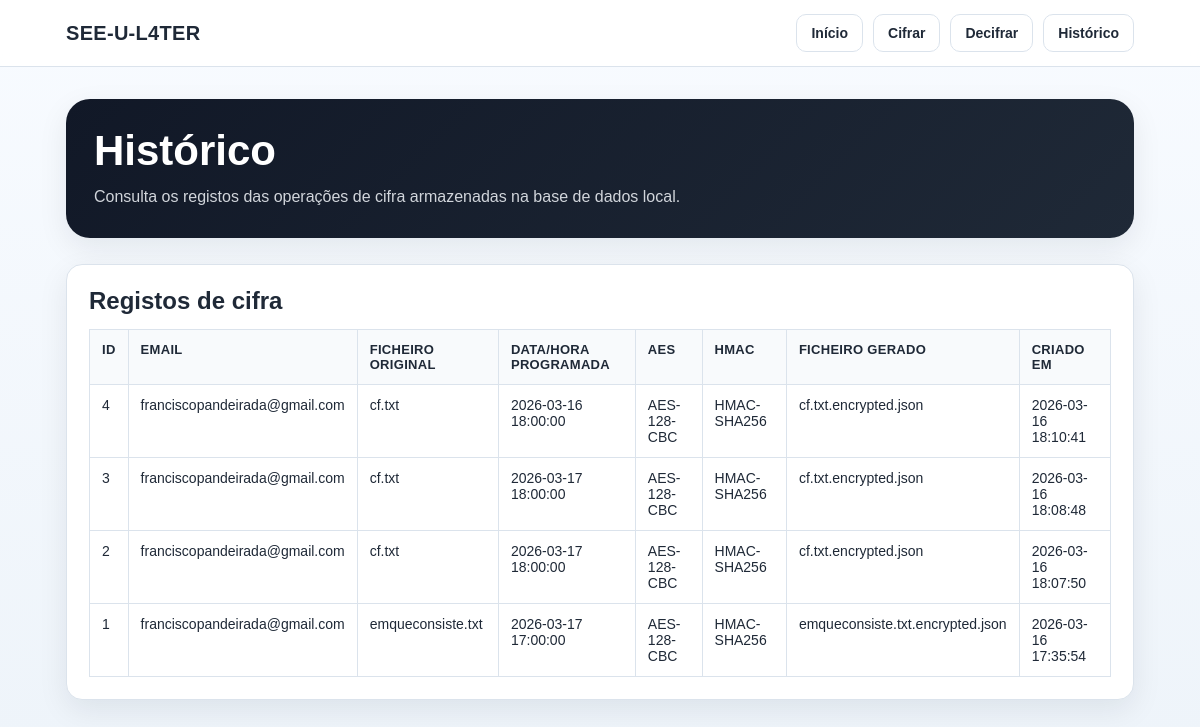
Before: /history with the older database file.
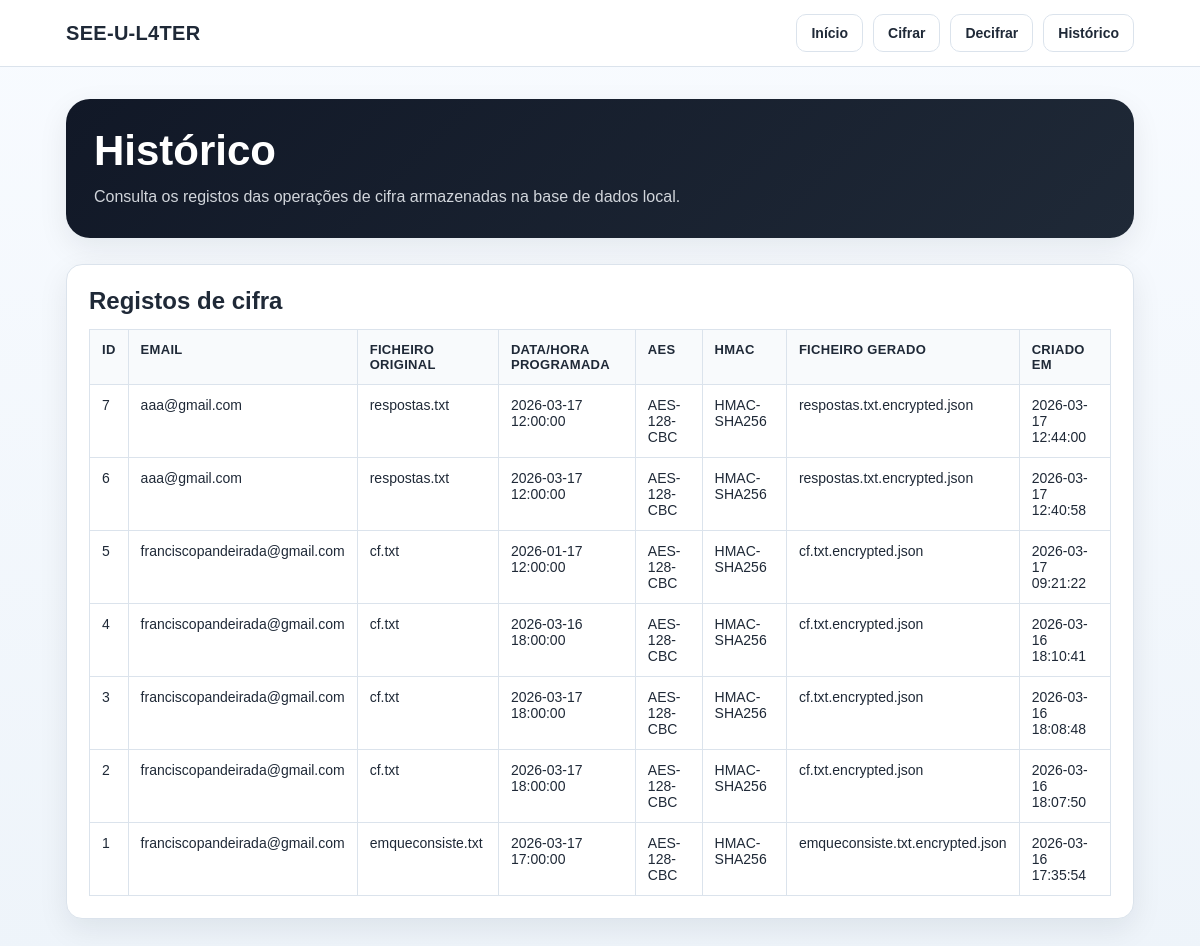
After: the same page with the newer database file.
### tables this page shows
CREATE TABLE encrypted_files (
            id INTEGER PRIMARY KEY AUTOINCREMENT,
            email TEXT NOT NULL,
            original_filename TEXT NOT NULL,
            scheduled_datetime TEXT NOT NULL,
            aes_mode TEXT NOT NULL,
            hmac_mode TEXT NOT NULL,
            file_path TEXT NOT NULL,
            created_at TEXT NOT NULL
        );

### server/app.py (the view)
@app.route("/history")
def history_page():
    records = get_all_encrypted_files()
    return render_template("history.html", records=records)

### server/db.py (called while the page is built)
def get_connection():
    os.makedirs(os.path.dirname(DATABASE_PATH), exist_ok=True)
    conn = sqlite3.connect(DATABASE_PATH)
    conn.row_factory = sqlite3.Row
    return conn

### server/models.py (called while the page is built)
def get_all_encrypted_files():
    conn = get_connection()
    cursor = conn.cursor()
    cursor.execute("SELECT * FROM encrypted_files ORDER BY id DESC")
    rows = cursor.fetchall()
    conn.close()
    return rows

### server/templates/history.html (shortened to what this page needs)
<!DOCTYPE html>
<html lang="pt">
<head>
    <link rel="stylesheet" href="{{ url_for('static', filename='style.css') }}">
</head>
<body>
    <header class="navbar">
        <div class="navbar-inner">
            <div class="brand">SEE-U-L4TER</div>
            <nav class="nav-links">
                <a href="{{ url_for('index') }}">Início</a>
                <a href="{{ url_for('encrypt_page') }}">Cifrar</a>
                <a href="{{ url_for('decrypt_page') }}">Decifrar</a>
                <a href="{{ url_for('history_page') }}">Histórico</a>
            </nav>
        </div>
    </header>
    <main class="page">
        <section class="hero">
            <h1>Histórico</h1>
            <p>
                Consulta os registos das operações de cifra armazenadas na base de dados local.
            </p>
        </section>
        <section class="card">
            <h2>Registos de cifra</h2>
            {% if records %}
            <div class="table-wrapper">
                <table>
                    <thead>
                        <tr>
                            <th>ID</th>
                            <th>Email</th>
                            <th>Ficheiro original</th>
                            <th>Data/hora programada</th>
                            <th>AES</th>
                            <th>HMAC</th>
                            <th>Ficheiro gerado</th>
                            <th>Criado em</th>
                        </tr>
                    </thead>
                    <tbody>
                        {% for record in records %}
                        <tr>
                            <td>{{ record.id }}</td>
                            <td>{{ record.email }}</td>
                            <td>{{ record.original_filename }}</td>
                            <td>{{ record.scheduled_datetime }}</td>
                            <td>{{ record.aes_mode }}</td>
                            <td>{{ record.hmac_mode }}</td>
                            <td>{{ record.file_path }}</td>
                            <td>{{ record.created_at }}</td>
                        </tr>
                        {% endfor %}
                    </tbody>
                </table>
            </div>
            {% else %}
            <p class="section-text">Ainda não existem registos guardados.</p>
            {% endif %}
        </section>
    </main>
</body>
</html>

### server/static/style.css (style rules this page uses)
* { box-sizing: border-box; }
:root { --bg: #f4f7fb; --card: #ffffff; --text: #1f2937; --muted: #6b7280; --border: #dbe3ec; --primary: #111827; --primary-soft: #eef2ff; --success-bg: #eefbf3; --success-border: #16a34a; --error-bg: #ffe8e8; --error-border: #dc2626; --shadow: 0 10px 30px rgba(15, 23, 42, 0.08); --radius: 16px; }
body { margin: 0; font-family: Arial, sans-serif; color: var(--text); background: linear-gradient(180deg, #f8fbff 0%, #eef4fa 100%); }
.navbar { position: sticky; top: 0; z-index: 20; background: rgba(255, 255, 255, 0.9); backdrop-filter: blur(10px); border-bottom: 1px solid var(--border); }
.navbar-inner { max-width: 1100px; margin: 0 auto; padding: 14px 16px; display: flex; justify-content: space-between; align-items: center; gap: 16px; }
.brand { font-size: 20px; font-weight: 800; letter-spacing: 0.3px; }
.nav-links { display: flex; gap: 10px; flex-wrap: wrap; }
.nav-links a { text-decoration: none; color: var(--text); background: #fff; border: 1px solid var(--border); padding: 10px 14px; border-radius: 10px; font-size: 14px; font-weight: 700; transition: 0.2s ease; }
.page { max-width: 1100px; margin: 0 auto; padding: 32px 16px 40px; }
.hero { margin-bottom: 26px; padding: 28px; border-radius: 24px; background: linear-gradient(135deg, #111827 0%, #1f2937 100%); color: white; box-shadow: var(--shadow); }
.hero h1 { margin: 0 0 10px 0; font-size: 42px; }
.hero p { margin: 0; max-width: 720px; color: #d1d5db; line-height: 1.55; }
.card { background: var(--card); border: 1px solid var(--border); border-radius: var(--radius); box-shadow: var(--shadow); padding: 22px; }
.card h2 { margin-top: 0; margin-bottom: 8px; font-size: 24px; }
.table-wrapper { overflow-x: auto; margin-top: 14px; }
table { width: 100%; border-collapse: collapse; font-size: 14px; background: white; }
th, td { padding: 12px; text-align: left; vertical-align: top; border: 1px solid var(--border); }
th { background: #f8fafc; font-size: 13px; text-transform: uppercase; letter-spacing: 0.3px; }

Changed rows visible on the page:
added encrypted_files: id "7", email "aaa@gmail.com", original_filename "respostas.txt", scheduled_datetime "2026-03-17 12:00:00", aes_mode "AES-128-CBC", hmac_mode "HMAC-SHA256", file_path "respostas.txt.encrypted.json", created_at "2026-03-17 12:44:00"
added encrypted_files: id "6", email "aaa@gmail.com", original_filename "respostas.txt", scheduled_datetime "2026-03-17 12:00:00", aes_mode "AES-128-CBC", hmac_mode "HMAC-SHA256", file_path "respostas.txt.encrypted.json", created_at "2026-03-17 12:40:58"
added encrypted_files: id "5", email "franciscopandeirada@gmail.com", original_filename "cf.txt", scheduled_datetime "2026-01-17 12:00:00", aes_mode "AES-128-CBC", hmac_mode "HMAC-SHA256", file_path "cf.txt.encrypted.json", created_at "2026-03-17 09:21:22"
